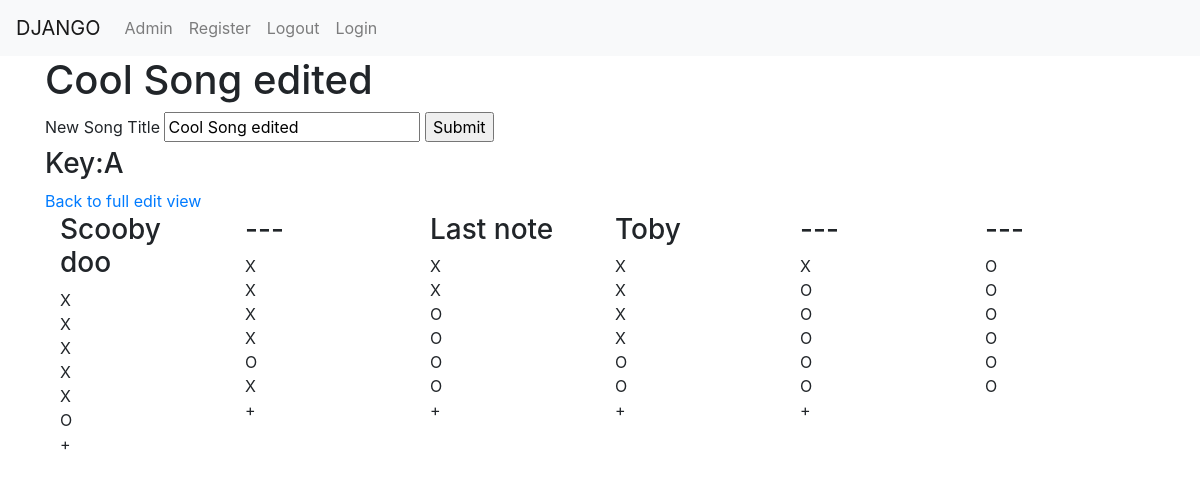
Page /song_edit_title/5 on the committed database.
### tabs/models.py (models this page shows, shortened)
class Song(models.Model):
    name = models.CharField(max_length = 20)
    key = models.CharField(max_length = 2)

class Notes(models.Model):
    upper_octave = models.BooleanField(default = False)
    comment = models.CharField(max_length = 50)
    hole_1 = models.BooleanField(default = False)
    hole_2 = models.BooleanField(default = False)
    hole_3 = models.BooleanField(default = False)
    hole_4 = models.BooleanField(default = False)
    hole_5 = models.BooleanField(default = False)
    hole_6 = models.BooleanField(default = False)
    song = models.ForeignKey(Song, on_delete = models.SET_NULL, null=True)

### tabs/views.py (the view)
# urls.py: path('song_edit_title/<int:pk>', views.song_edit_name, name='edit_name'),
def song_edit_name(request, pk):
    song = Song.objects.get(id=pk)
    notes = song.notes_set.all()
    if request.method == 'POST':
        new_name = request.POST['title']
        song.name = new_name
        song.save()
        page_back_url = "/edit/" + str(pk) + "/"
        return redirect(page_back_url)
    context = {'notes': notes, 'song': song}
    return render(request, 'tabs/song_edit_name.html', context)

### tabs/templates/tabs/song_edit_name.html (shortened to what this page needs)
{% extends "tabs/base.html" %}
{% block body_block %}
<body>
    <h1>{{ song.name }}</h1>
    <form action="" method = 'POST'>
        <label for="title">New Song Title</label>
        <input type="text" id='title' name="title" value="{{song.name}}">
        <input type="submit" value="Submit">
    </form>
    <h3>Key:{{ song.key }}</h3>
    <a class = 'button' href="{% url 'edit' pk=song.pk %}">Back to full edit view</a>
<div class="container">
  <div class="row align-items-start">
    {% for note in notes %}
        <div class="col">
            <h3>{{ note.comment }}</h3>
            {% if note.hole_1 == True %}
            <div>X</div>
            {% else %}
            <div>O</div>
            {% endif %}
            {% if note.hole_2 == True %}
            <div>X</div>
            {% else %}
            <div>O</div>
            {% endif %}
            {% if note.hole_3 == True %}
            <div>X</div>
            {% else %}
            <div>O</div>
            {% endif %}
            {% if note.hole_4 == True %}
            <div>X</div>
            {% else %}
            <div>O</div>
            {% endif %}
            {% if note.hole_5 == True %}
            <div>X</div>
            {% else %}
            <div>O</div>
            {% endif %}
            {% if note.hole_6 == True %}
            <div>X</div>
            {% else %}
            <div>O</div>
            {% endif %}
            {% if note.upper_octave == True %}
            <div>+</div>
            {% else %}
            <div></div>
            {% endif %}
        </div>
    {% endfor %}
  </div>
</div>
{% endblock %}

### rows in the picture
Song: name "Cool Song edited", title "Cool Song edited", key "A"
Notes: comment "Scooby doo", hole_1 "X", hole_2 "X", hole_3 "X", hole_4 "X", hole_5 "X", hole_6 "O"
Notes: comment "---", hole_1 "X", hole_2 "X", hole_3 "X", hole_4 "X", hole_5 "O", hole_6 "X"
Notes: comment "Last note", hole_1 "X", hole_2 "X", hole_3 "O", hole_4 "O", hole_5 "O", hole_6 "O"
Notes: comment "Toby", hole_1 "X", hole_2 "X", hole_3 "X", hole_4 "X", hole_5 "O", hole_6 "O"
Notes: comment "---", hole_1 "X", hole_2 "O", hole_3 "O", hole_4 "O", hole_5 "O", hole_6 "O"
Notes: comment "---", hole_1 "O", hole_2 "O", hole_3 "O", hole_4 "O", hole_5 "O", hole_6 "O"
